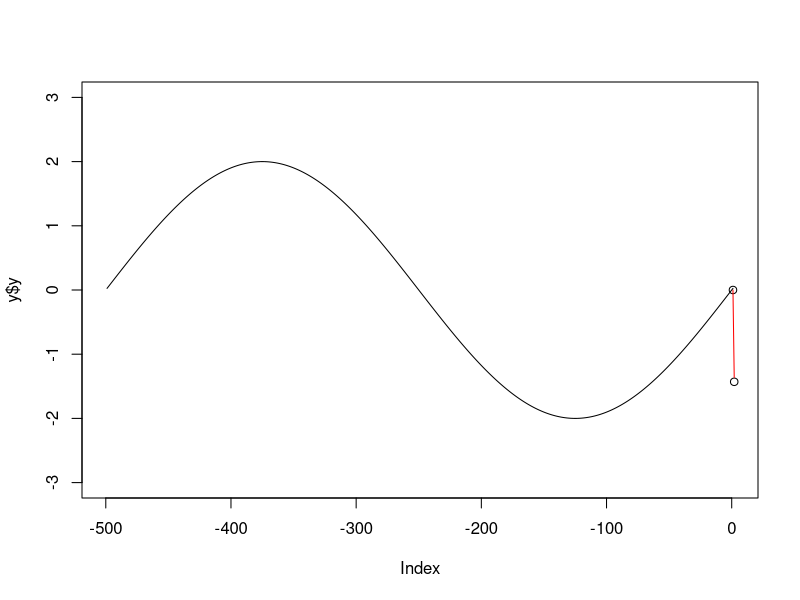
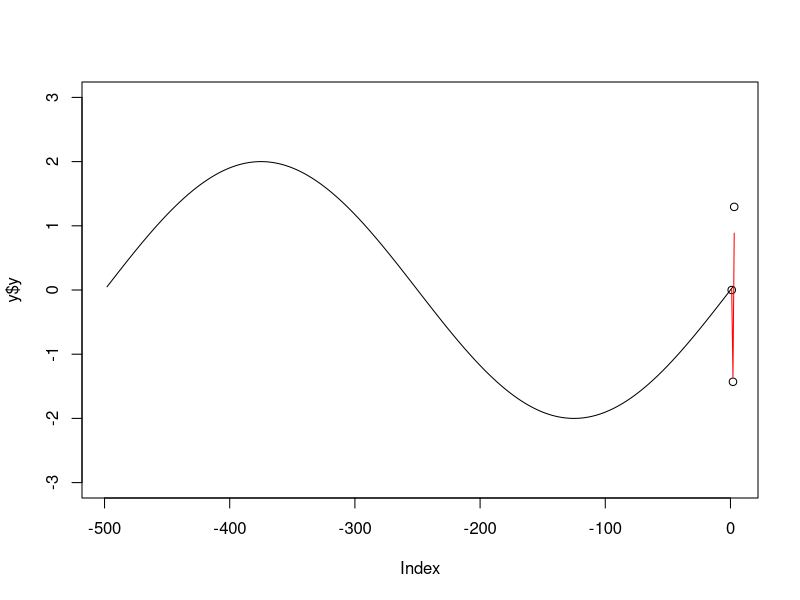
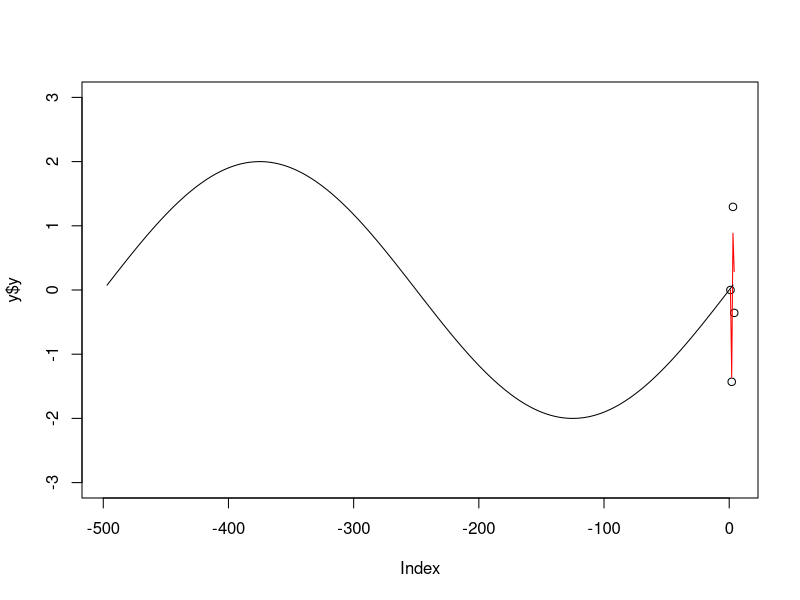
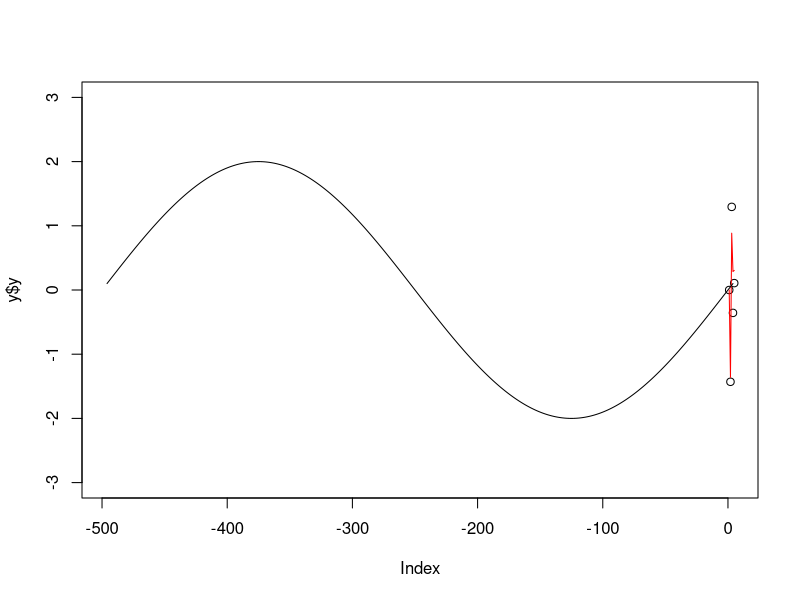
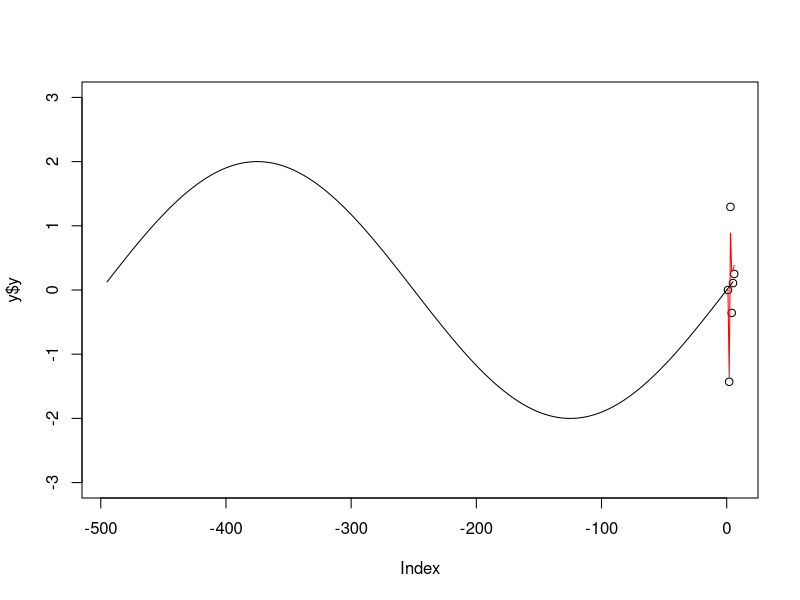
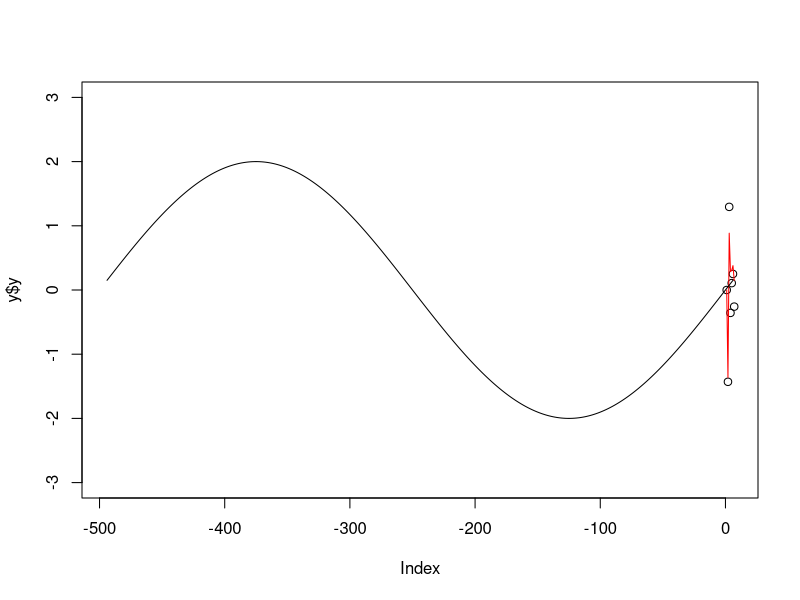
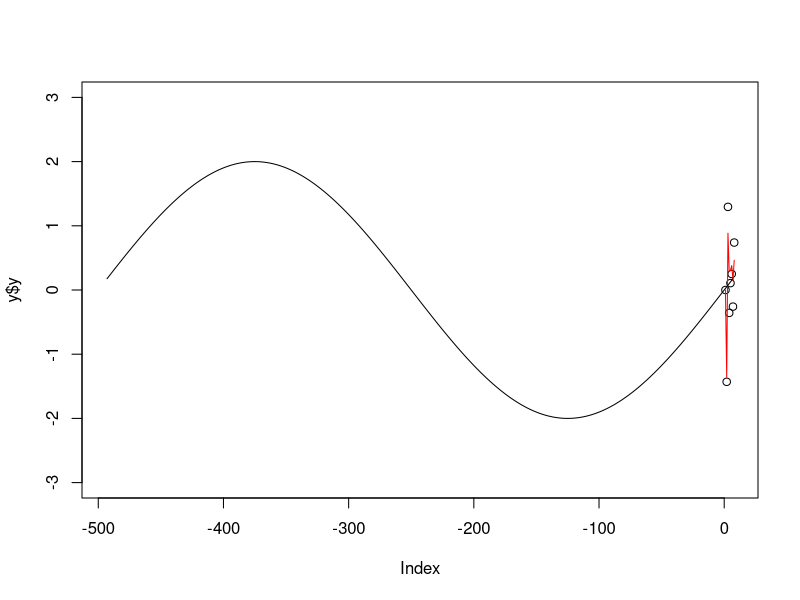
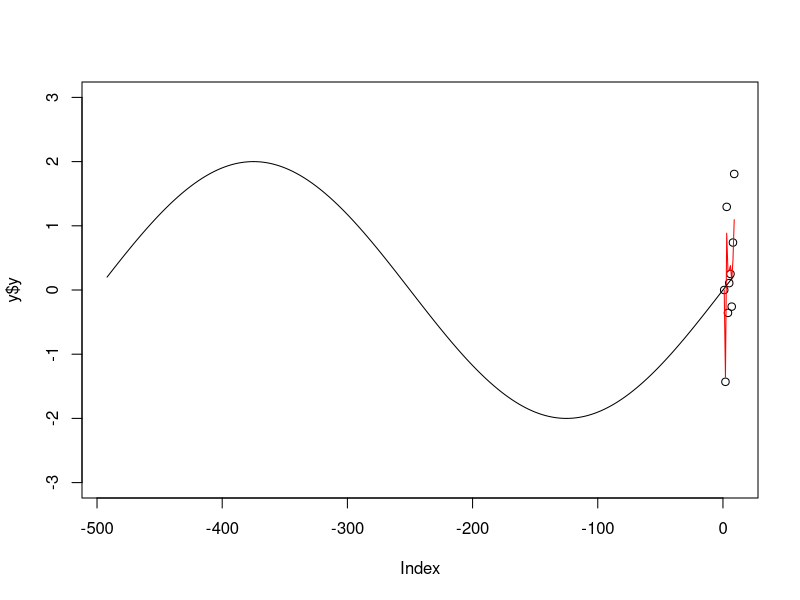

Write the R code that produced these figures, in order. (Note: a time limit stopped this script after it produced the figures.)
set.seed(5)

#R - obs noise cov
#Q - proc noise cov
#H - obs func 
H = matrix(c(1,0),nrow=1)
R = diag(10,1)
Q = matrix(c(.0000001,0,0,0.00001),2)
f = matrix(c(1,0,1,1), nrow=2)

prd = function(x_, p_){
    x = f%*%x_
    p = f%*%p_%*%t(f) + Q
    list(x=x,p=p)
}

upd = function(z, xh, p_){
    e = z - H%*%(xh)
    Se = R + H %*% p_ %*% t(H)
    K = p_ %*% t(H) %*% solve(Se)
    xp = xh + K%*%e
    pp = (diag(ncol(p_)) - K%*%H)%*%p_%*%t(diag(ncol(p_)) - K%*%H) + K%*%R%*%t(K)
    list(x=xp, p=pp)
}

y1 = (sin(2*pi*1:500/500)*2+rnorm(500,0,1))


y = data.frame(y=y1, yd=0)
y$yh = 0
y$se = 100

xh = c(0,0)
S = diag(100,2)
for(i in 1:nrow(y)){
    print(i)
    pd = prd(xh, S)
    xh = pd$x
    S = pd$p
    up = upd(y[i,"y"], xh, S)
    xh = up$x
    S = up$p
    y[i:nrow(y),"yh"] = xh[1,1]
    y[i:nrow(y),"se"] = S[1,1]
}

png(file="sin_kf.png")
plot(y$y)
lines(y$yh, col="red")
lines(y$yh+2*y$se, col="green")
lines(y$yh-2*y$se, col="blue")
lines(sin(2*pi*1:500/500)*2)
dev.off()

print("Enter for live filtering...")
readline()


y1 = (sin(2*pi*1:500/500)*2+rnorm(500,0,1))


y = data.frame(z=0, y=0, yh=0, se=100)
xh = c(0,0)
S = diag(100,2)
i = 0
while(T){
    i = i+1
    z = sin(2*pi*i/500)*2
    yn = z+rnorm(1,0,1)
    pd = prd(xh, S)
    xh = pd$x
    S = pd$p
    up = upd(yn, xh, S)
    xh = up$x
    S = up$p
    y = rbind(y, data.frame(z=z, y=yn, yh=xh[1,1], se=S[1,1]))
    #if(nrow(y)>500)y[-1,]
    
    plot(y$y, ylim=c(-3,3), xlim=c(i-500,i))
    lines(y$yh, col="red")
    lines(y$yh+2*y$se, col="green")
    lines(y$yh-2*y$se, col="blue")
    lines(y=sin(2*pi*((i-500):i)/500)*2,x=(i-500):i)
    Sys.sleep(.1)
}
